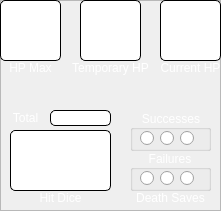
     <widget class="QFrame" name="frame">
      <property name="geometry">
       <rect>
        <x>300</x>
        <y>200</y>
        <width>221</width>
        <height>211</height>
       </rect>
      </property>
      <property name="frameShape">
       <enum>QFrame::StyledPanel</enum>
      </property>
      <property name="frameShadow">
       <enum>QFrame::Raised</enum>
      </property>
      <widget class="QLabel" name="label_19">
       <property name="geometry">
        <rect>
         <x>160</x>
         <y>60</y>
         <width>61</width>
         <height>16</height>
        </rect>
       </property>
       <property name="styleSheet">
        <string notr="true">color: rgb(255, 255, 255);</string>
       </property>
       <property name="text">
        <string>Current HP</string>
       </property>
       <property name="alignment">
        <set>Qt::AlignCenter</set>
       </property>
      </widget>
      <widget class="QLabel" name="label_16">
       <property name="geometry">
        <rect>
         <x>10</x>
         <y>110</y>
         <width>31</width>
         <height>16</height>
        </rect>
       </property>
       <property name="styleSheet">
        <string notr="true">color: rgb(255, 255, 255);</string>
       </property>
       <property name="text">
        <string>Total</string>
       </property>
       <property name="alignment">
        <set>Qt::AlignCenter</set>
       </property>
      </widget>
      <widget class="QLabel" name="label_17">
       <property name="geometry">
        <rect>
         <x>10</x>
         <y>190</y>
         <width>101</width>
         <height>16</height>
        </rect>
       </property>
       <property name="styleSheet">
        <string notr="true">color: rgb(255, 255, 255);</string>
       </property>
       <property name="text">
        <string>Hit Dice</string>
       </property>
       <property name="alignment">
        <set>Qt::AlignCenter</set>
       </property>
      </widget>
      <widget class="QLabel" name="label_18">
       <property name="geometry">
        <rect>
         <x>0</x>
         <y>60</y>
         <width>61</width>
         <height>16</height>
        </rect>
       </property>
       <property name="styleSheet">
        <string notr="true">color: rgb(255, 255, 255);</string>
       </property>
       <property name="text">
        <string>HP Max</string>
       </property>
       <property name="alignment">
        <set>Qt::AlignCenter</set>
       </property>
      </widget>
      <widget class="QGroupBox" name="groupBox_8">
       <property name="geometry">
        <rect>
         <x>130</x>
         <y>110</y>
         <width>81</width>
         <height>41</height>
        </rect>
       </property>
       <property name="styleSheet">
        <string notr="true">color: rgb(255, 255, 255);</string>
       </property>
       <property name="title">
        <string>Successes</string>
       </property>
       <property name="alignment">
        <set>Qt::AlignCenter</set>
       </property>
       <widget class="QRadioButton" name="Success1">
        <property name="geometry">
         <rect>
          <x>10</x>
          <y>20</y>
          <width>16</width>
          <height>17</height>
         </rect>
        </property>
        <property name="text">
         <string/>
        </property>
        <property name="autoExclusive">
         <bool>false</bool>
        </property>
       </widget>
       <widget class="QRadioButton" name="Success2">
        <property name="geometry">
         <rect>
          <x>30</x>
          <y>20</y>
          <width>16</width>
          <height>17</height>
         </rect>
        </property>
        <property name="text">
         <string/>
        </property>
        <property name="autoExclusive">
         <bool>false</bool>
        </property>
       </widget>
       <widget class="QRadioButton" name="Success3">
        <property name="geometry">
         <rect>
          <x>50</x>
          <y>20</y>
          <width>16</width>
          <height>17</height>
         </rect>
        </property>
        <property name="text">
         <string/>
        </property>
        <property name="autoExclusive">
         <bool>false</bool>
        </property>
       </widget>
       <zorder>Success3</zorder>
       <zorder>Success1</zorder>
       <zorder>Success2</zorder>
      </widget>
      <widget class="QGroupBox" name="groupBox_9">
       <property name="geometry">
        <rect>
         <x>130</x>
         <y>150</y>
         <width>81</width>
         <height>41</height>
        </rect>
       </property>
       <property name="styleSheet">
        <string notr="true">color: rgb(255, 255, 255);</string>
       </property>
       <property name="title">
        <string>Failures</string>
       </property>
       <property name="alignment">
        <set>Qt::AlignHCenter|Qt::AlignTop</set>
       </property>
       <widget class="QRadioButton" name="Fail1">
        <property name="geometry">
         <rect>
          <x>10</x>
          <y>20</y>
          <width>16</width>
          <height>17</height>
         </rect>
        </property>
        <property name="text">
         <string/>
        </property>
        <property name="autoExclusive">
         <bool>false</bool>
        </property>
       </widget>
       <widget class="QRadioButton" name="Fail2">
        <property name="geometry">
         <rect>
          <x>30</x>
          <y>20</y>
          <width>16</width>
          <height>17</height>
         </rect>
        </property>
        <property name="text">
         <string/>
        </property>
        <property name="autoExclusive">
         <bool>false</bool>
        </property>
       </widget>
       <widget class="QRadioButton" name="Fail3">
        <property name="geometry">
         <rect>
          <x>50</x>
          <y>20</y>
          <width>16</width>
          <height>17</height>
         </rect>
        </property>
        <property name="text">
         <string/>
        </property>
        <property name="autoExclusive">
         <bool>false</bool>
        </property>
       </widget>
      </widget>
      <widget class="QLineEdit" name="HitDice">
       <property name="geometry">
        <rect>
         <x>10</x>
         <y>130</y>
         <width>101</width>
         <height>61</height>
        </rect>
       </property>
       <property name="font">
        <font>
         <pointsize>17</pointsize>
        </font>
       </property>
       <property name="styleSheet">
        <string notr="true"> background-color: white;
 border-style: solid;
 border-width:1px;
 border-radius:5px;
 border-color: black;</string>
       </property>
       <property name="alignment">
        <set>Qt::AlignCenter</set>
       </property>
      </widget>
      <widget class="QLabel" name="label_15">
       <property name="geometry">
        <rect>
         <x>130</x>
         <y>190</y>
         <width>81</width>
         <height>16</height>
        </rect>
       </property>
       <property name="styleSheet">
        <string notr="true">color: rgb(255, 255, 255);</string>
       </property>
       <property name="text">
        <string>Death Saves</string>
       </property>
       <property name="alignment">
        <set>Qt::AlignCenter</set>
       </property>
      </widget>
      <widget class="QLineEdit" name="HPMax">
       <property name="geometry">
        <rect>
         <x>0</x>
         <y>0</y>
         <width>61</width>
         <height>61</height>
        </rect>
       </property>
       <property name="font">
        <font>
         <pointsize>12</pointsize>
        </font>
       </property>
       <property name="styleSheet">
        <string notr="true"> background-color: white;
 border-style: solid;
 border-width:1px;
 border-radius:5px;
 border-color: black;</string>
       </property>
       <property name="alignment">
        <set>Qt::AlignCenter</set>
       </property>
      </widget>
      <widget class="QLineEdit" name="TotalHitDice">
       <property name="geometry">
        <rect>
         <x>50</x>
         <y>110</y>
         <width>61</width>
         <height>16</height>
        </rect>
       </property>
       <property name="styleSheet">
        <string notr="true"> background-color: white;
 border-style: solid;
 border-width:1px;
 border-radius:5px;
 border-color: black;</string>
       </property>
      </widget>
      <widget class="QLineEdit" name="TemporaryHP">
       <property name="geometry">
        <rect>
         <x>80</x>
         <y>0</y>
         <width>61</width>
         <height>61</height>
        </rect>
       </property>
       <property name="font">
        <font>
         <pointsize>12</pointsize>
        </font>
       </property>
       <property name="styleSheet">
        <string notr="true"> background-color: white;
 border-style: solid;
 border-width:1px;
 border-radius:5px;
 border-color: black;</string>
       </property>
       <property name="alignment">
        <set>Qt::AlignCenter</set>
       </property>
      </widget>
      <widget class="QLineEdit" name="CurrentHP">
       <property name="geometry">
        <rect>
         <x>160</x>
         <y>0</y>
         <width>61</width>
         <height>61</height>
        </rect>
       </property>
       <property name="font">
        <font>
         <pointsize>12</pointsize>
        </font>
       </property>
       <property name="styleSheet">
        <string notr="true"> background-color: white;
 border-style: solid;
 border-width:1px;
 border-radius:5px;
 border-color: black;</string>
       </property>
       <property name="alignment">
        <set>Qt::AlignCenter</set>
       </property>
      </widget>
      <widget class="QLabel" name="label_26">
       <property name="geometry">
        <rect>
         <x>60</x>
         <y>60</y>
         <width>101</width>
         <height>16</height>
        </rect>
       </property>
       <property name="styleSheet">
        <string notr="true">color: rgb(255, 255, 255);</string>
       </property>
       <property name="text">
        <string>Temporary HP</string>
       </property>
       <property name="alignment">
        <set>Qt::AlignCenter</set>
       </property>
      </widget>
      <zorder>label_16</zorder>
      <zorder>label_17</zorder>
      <zorder>label_18</zorder>
      <zorder>groupBox_8</zorder>
      <zorder>groupBox_9</zorder>
      <zorder>label_15</zorder>
      <zorder>HitDice</zorder>
      <zorder>HPMax</zorder>
      <zorder>TotalHitDice</zorder>
      <zorder>TemporaryHP</zorder>
      <zorder>CurrentHP</zorder>
      <zorder>label_26</zorder>
      <zorder>label_19</zorder>
     </widget>
